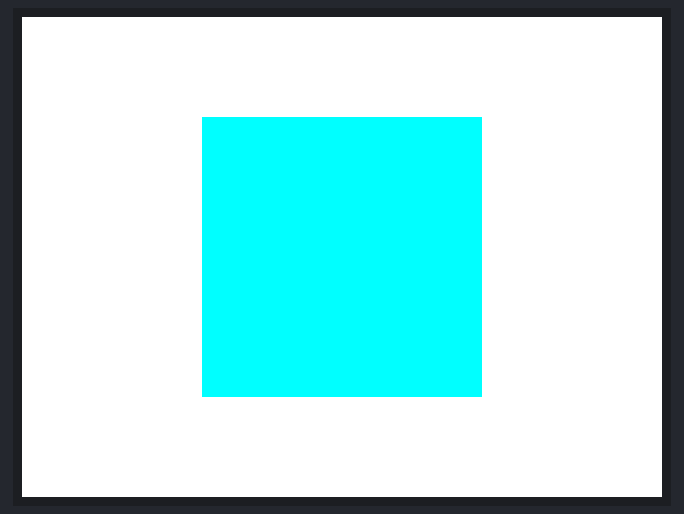
Bench run of a sketch on a simulated ESP32. Shown: 320×240 colour display.

Above: at 0.3 s.
At 1.3 s:
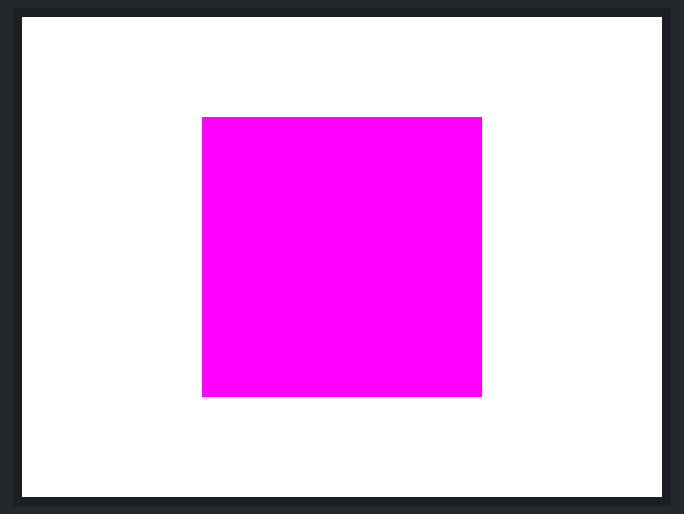
At 2.3 s:
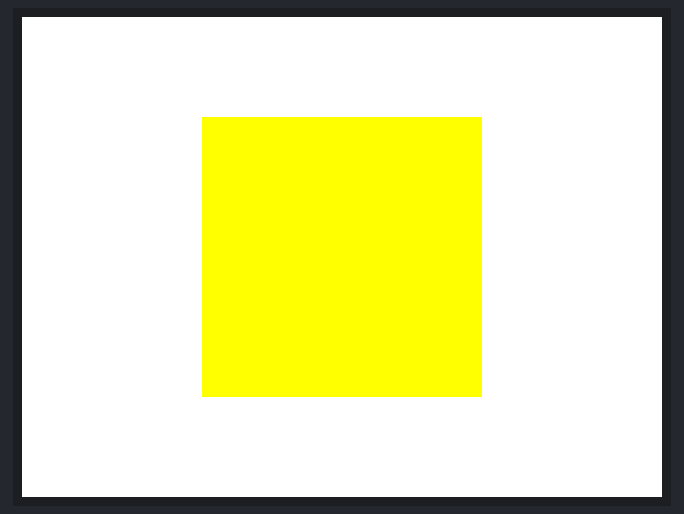
At 3.4 s:
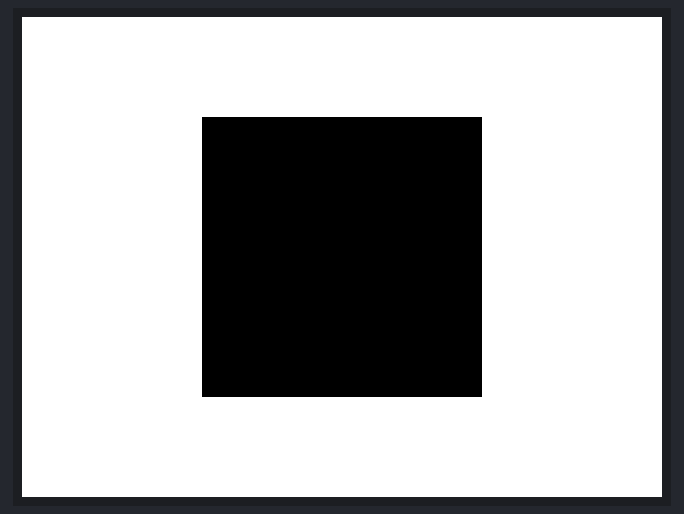

The sketch:

5_shape_color_practice3.ino
```cpp
#include <M5Stack.h>

int flag = 0;

void setup() {
  M5.begin();
  M5.Lcd.fillScreen(WHITE);
}

void loop() {
  switch (flag) {
    case 0:
      M5.Lcd.fillRect(90, 50, 140, 140, CYAN);
      break;
    case 1:
      M5.Lcd.fillRect(90, 50, 140, 140, MAGENTA);
      break;
    case 2:
      M5.Lcd.fillRect(90, 50, 140, 140, YELLOW);
      break;
    default:
      M5.Lcd.fillRect(90, 50, 140, 140, BLACK);
      break;
  }

  flag++;
  flag %= 4;

  delay(1000);
}
```

Measured:
- by itself, everything shown: repeats every 4.1 s, in 4 steps
- what the display in image 1 shows lasts 1.0 s, from 1.3 s to 2.3 s
